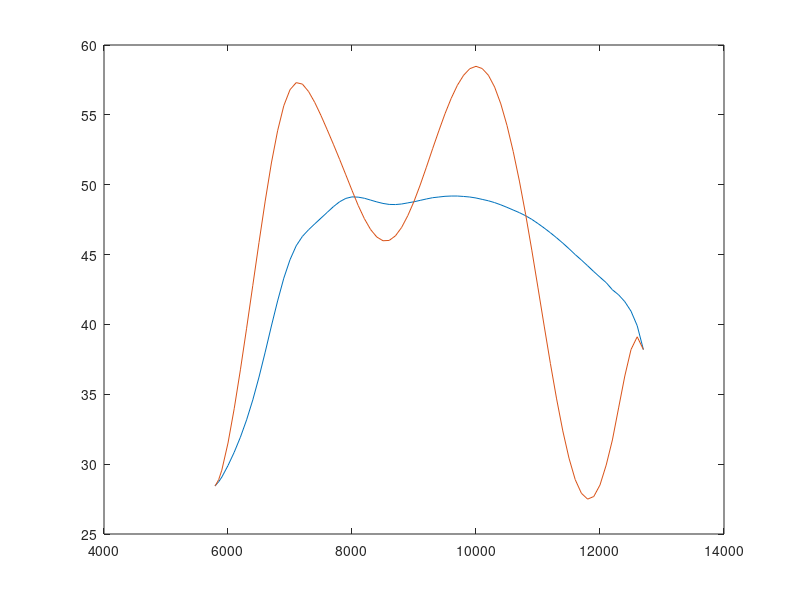

Write MATLAB code to recreate this figure.
ENGINE = [
5790	28.44;...
5800	28.49;...
5850	28.74;...
5900	29.07;...
6000	29.90;...
6100	30.85;...
6200	31.93;...
6300	33.17;...
6400	34.60;...
6500	36.23;...
6600	38.02;...
6700	39.89;...
6800	41.68;...
6900	43.31;...
7000	44.63;...
7100	45.63;...
7200	46.30;...
7300	46.78;...
7400	47.20;...
7500	47.61;...
7600	48.02;...
7700	48.43;...
7800	48.78;...
7900	49.02;...
8000	49.13;...
8100	49.11;...
8200	49.03;...
8300	48.90;...
8400	48.77;...
8500	48.66;...
8600	48.59;...
8700	48.58;...
8800	48.62;...
8900	48.70;...
9000	48.78;...
9100	48.88;...
9200	48.98;...
9300	49.07;...
9400	49.12;...
9500	49.17;...
9600	49.19;...
9700	49.19;...
9800	49.16;...
9900	49.12;...
10000	49.05;...
10100	48.95;...
10200	48.85;...
10300	48.72;...
10400	48.56;...
10500	48.38;...
10600	48.19;...
10700	48.00;...
10800	47.78;...
10900	47.52;...
11000	47.22;...
11100	46.90;...
11200	46.56;...
11300	46.20;...
11400	45.82;...
11500	45.42;...
11600	45.00;...
11700	44.61;...
11800	44.20;...
11900	43.78;...
12000	43.38;...
12100	42.99;...
12200	42.48;...
12300	42.12;...
12400	41.63;...
12500	40.95;...
12600	39.91;...
12700	38.20;...
    ];
power = ENGINE(:,2);
rpm = ENGINE(:,1);

torque_delta = [0;-3;9;0];
torque_delta_rpm = [5790;8500;10000;12700;]./1000;
A = zeros(8);
for i = 1:8
    A(1:4,i) = torque_delta_rpm.^(8-i);
    A(5:8,i) = (8-i)*torque_delta_rpm.^(7-i);
end
A(5:8,end) = 0;

torque_delta_c = A \ [torque_delta; 0; 0;0;0];
T_delta = [ (rpm/1000).^7, (rpm/1000).^6, (rpm/1000).^5, ...
            (rpm/1000).^4, (rpm/1000).^3, (rpm/1000).^2, ...
            (rpm/1000),    rpm.^0] * torque_delta_c;
ENGINE(:,2) = power + T_delta .* rpm * 2 * pi / 60 / 1000;
plot(rpm, power, rpm, ENGINE(:,2));